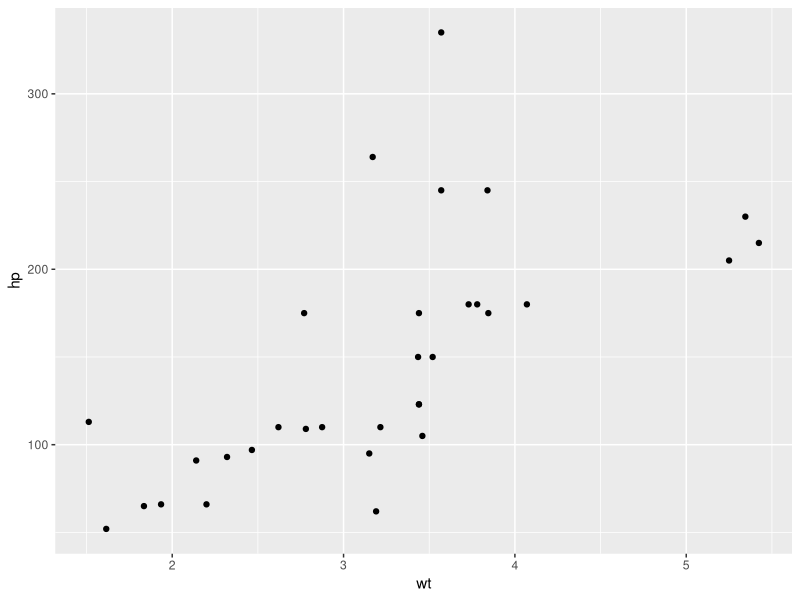

The R source for this figure:
## ---- chunk 1
#| label: 03-basic-math

1 / 200 * 30
(59 + 73 + 2) / 3
sin(pi / 2)
## ---- chunk 2
#| label: 03-reverse-assign

library(ggplot2)
ggplot(mtcars, aes(wt, hp)) +
  geom_point() -> plot01

plot01
## ---- chunk 3
#| label: 03-vector-arithmetic

primes <- c(2, 3, 5, 7, 11, 13)
primes * 2
